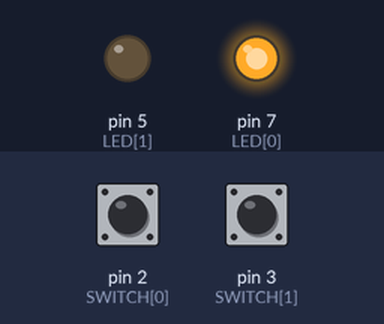
Recording of a sketch running on a simulated Arduino Uno, built with avr-gcc and run on an emulated ATmega328P. Shown: output pins drawn as LEDs (lit = HIGH). The inputs (shaded band) are chosen by the test bench; at power-on: pin 2 (SWITCH[0]) HIGH, pin 3 (SWITCH[1]) HIGH.

Above: at 1.2 s.
1.3 s: pin 2 (SWITCH[0]) pulled LOW for 0.15 s
At 1.37 s:
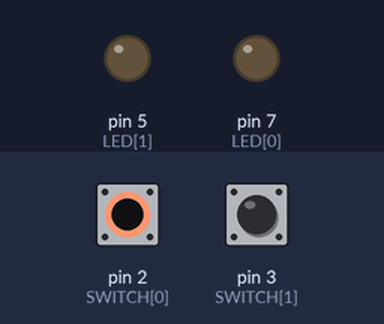
2.9 s: pin 3 (SWITCH[1]) pulled LOW for 0.15 s
At 2.97 s:
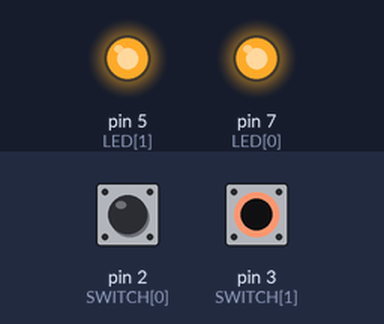
4.5 s: pin 3 (SWITCH[1]) pulled LOW for 3.2 s
At 8.9 s:
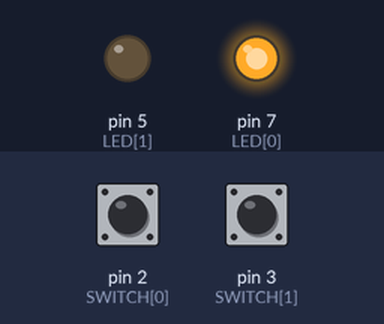
9.2 s: pin 2 (SWITCH[0]) pulled LOW for 3.2 s
At 10.0 s:
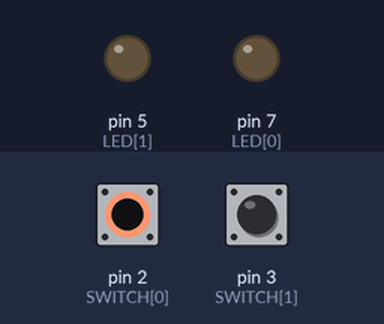
13.9 s: pin 2 (SWITCH[0]) driven LOW and pin 3 (SWITCH[1]) driven LOW
At 14.8 s:
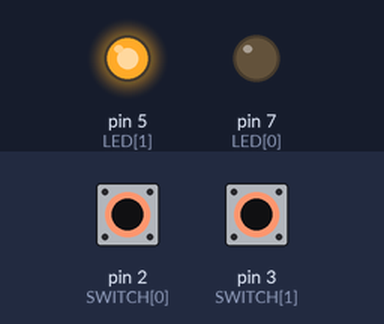
Timing chart, 0 to 16.4 s (numbered marks = the images above; inputs shaded):
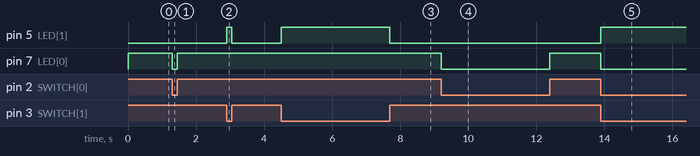

The sketch:

2p5.ino
```cpp
int LED[] ={7,5},SWITCH[]={2,3};
int len = sizeof(LED)/sizeof(LED[0]);

void setup() {
  // put your setup code here, to run once:
  for(int i=0;i<len;i++){
    pinMode(LED[i], OUTPUT);
    pinMode(SWITCH[i], INPUT);
  }
}

void loop() {
  // put your main code here, to run repeatedly:
  digitalWrite(LED[0],digitalRead(SWITCH[0]));
  digitalWrite(LED[1],!digitalRead(SWITCH[1]));
}
```

Measured:
- after the input at 1.3 s, pin 7 (LED[0]): HIGH → LOW at once, → HIGH 0.15 s later
- after the input at 2.9 s, pin 5 (LED[1]): LOW → HIGH at once, → LOW 0.15 s later
- after the input at 4.5 s, pin 5 (LED[1]): LOW → HIGH at once, → LOW 3.2 s later
- after the input at 9.2 s, pin 7 (LED[0]): HIGH → LOW at once, → HIGH 3.2 s later
- after the input at 13.9 s, pin 5 (LED[1]): LOW → HIGH at once; pin 7 (LED[0]): HIGH → LOW at once
